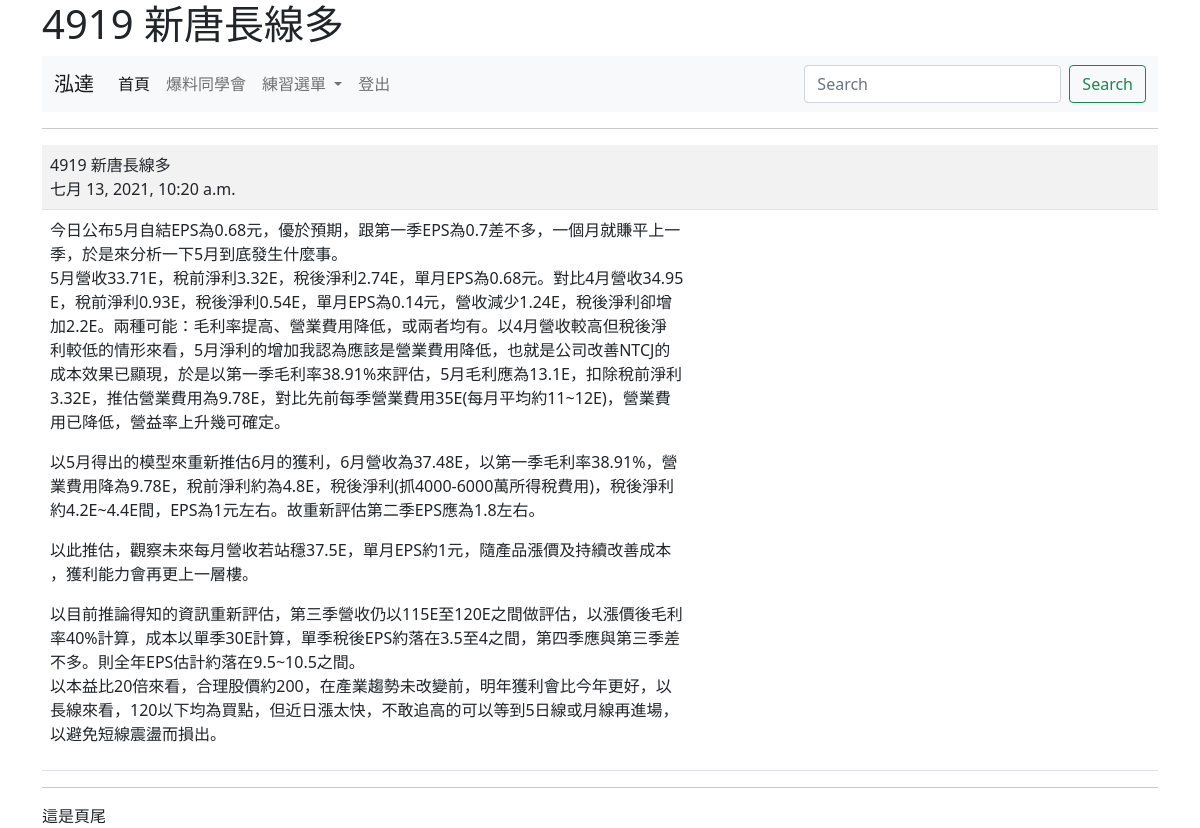
The app's page /show/3/ (signed in) with its own data.
### mysite/models.py (models this page shows, shortened)
class Post(models.Model):
	title = models.CharField(max_length=200)
	content = models.TextField()
	pub_date = models.DateTimeField(default=timezone.now)
	class Meta:
		ordering = ('-pub_date',)

### mysite/views.py (the view)
# urls.py: path('show/<int:id>/', views.show),
@login_required(login_url="/admin/login/")
def show(request, id):
	try:
		post = Post.objects.get(id=id)
	except:
		return redirect("/news/")
	return render(request, "show.html", locals())

### templates/show.html (shortened to what this page needs)
{% extends "base.html" %}
{% block main %}
	<hr>
	<table class="table table-striped">
		<tr>
			<td>
				{{ post.title }}<br>
			    {{ post.pub_date }}
			</td>
		</tr>
	    <tr>
	   		<td>
	   			{{ post.content| linebreaks }}
	   		</td>
	    </tr>
    </table>
{% endblock %}

### templates/menu.html (shortened to what this page needs)
   <nav class="navbar navbar-expand-lg navbar-light bg-light">
  <div class="container-fluid">
    <a class="navbar-brand" href="#">
    {% if request.user.is_authenticated %}
       {{ request.user.first_name }}
    {% else %}
        沒登入的訪客
    {% endif %}
    </a>
    <div class="collapse navbar-collapse" id="navbarSupportedContent">
      <ul class="navbar-nav me-auto mb-2 mb-lg-0">
        <li class="nav-item">
          <a class="nav-link active" aria-current="page" href="#">首頁</a>
        </li>
        <li class="nav-item">
          <a class="nav-link" href="https://www.cmoney.tw/follow/channel/">爆料同學會</a>
        </li>
        <li class="nav-item dropdown">
          <a class="nav-link dropdown-toggle" href="#" id="navbarDropdown" role="button" data-bs-toggle="dropdown" aria-expanded="false">
            練習選單
          </a>
        </li>
        {% if request.user.is_authenticated %}
        <li class="nav-item">
          <a class="nav-link" href="/logout/" tabindex="-1">登出</a>
        </li>
        {% else %}
        <li class="nav-item">
          <a class="nav-link" href="/admin/login/?next=/" tabindex="-1">登入</a>
        </li>
        {% endif %}
      </ul>
      <form class="d-flex">
        <input class="form-control me-2" type="search" placeholder="Search" aria-label="Search">
        <button class="btn btn-outline-success" type="submit">Search</button>
      </form>
    </div>
  </div>
</nav>

### records on screen
Post: title "4919 新唐長線多", pub_date "七月 13, 2021, 10:20 a.m.", content "今日公布5月自結EPS為0.68元，優於預期，跟第一季EPS為0.7差不多，一個月就賺平上一 季，於是來分析一下5月到底發生什麼事。 5月營收33.71E，稅前淨利3.32E，稅後淨利2.74E，單月EPS為0.68元。對比4月營收34.95 E，稅前淨利0.93E，稅後淨利0.54E，單月EPS為0.14元，營收減少1.24E，稅後淨利卻增 加2.2E。兩種可能：毛利率提高、營業費用降低，或兩者均有。以4月營收較高但稅後淨 利較低的情形來看，5月淨利的增加我認為應該是營業費用降低，也就是公司改善NTCJ的 成本效果已顯現，於是以第一季毛利率38.91%來評估，5月毛利應為13.1E，扣除稅前淨利 3.32E，推估營業費用為9.78E，對比先前每季營業費用35E(每月平均約11~12E)，營業費 用已降低，營益率上升幾可確定。 以5月得出的模型來重新推估6月的獲利，6月營收為37.48E，以第一季毛利率38.91%，營 業費用降為9.78E，稅前淨利約為4.8E，稅後淨利(抓4000-6000萬所得稅費用)，稅後淨利 約4.2E~4.4E間，EPS為1元左右。故重新評估第二季EPS應為1.8左右。 以此推估，觀察未來每月營收若站穩37.5E，單月EPS約1元，隨產品漲價及持續改善成本 ，獲利能力會再更上一層樓。 以目前推論得知的資訊重新評估，第三季營收仍以115E至120E之間做評估，以漲價後毛利 率40%計算，成本以單季30E計算，單季稅後EPS約落在3.5至4之間，第四季應與第三季差 不多。則全年EPS估計約落在9.5~10.5之間。…"

### other values on screen
{{ request.user.first_name }} "泓達"
